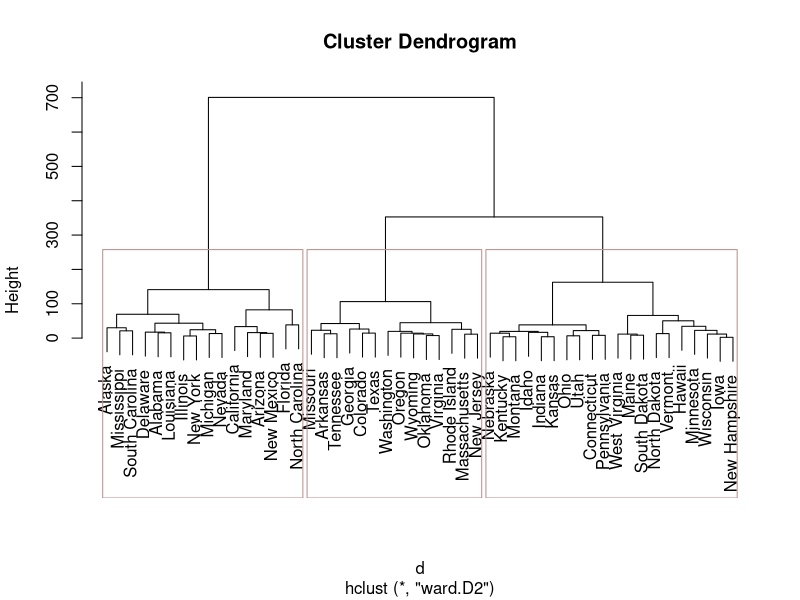

R code for this plot:
## ---- chunk 1
head(USArrests, 3) 
## ---- chunk 2
d = dist(USArrests, method = "euclidean") 
## ---- chunk 3
fit = hclust(d, method = "ward.D2") 
## ---- chunk 4
plot(fit, labels = rownames(d)) 
groups = cutree(fit, k = 3) 
rect.hclust(fit, k = 3, border = "rosybrown") 
## ---- chunk 5
apply(USArrests, 2, mean) 
## ---- chunk 6
std_usa = scale(USArrests) 
